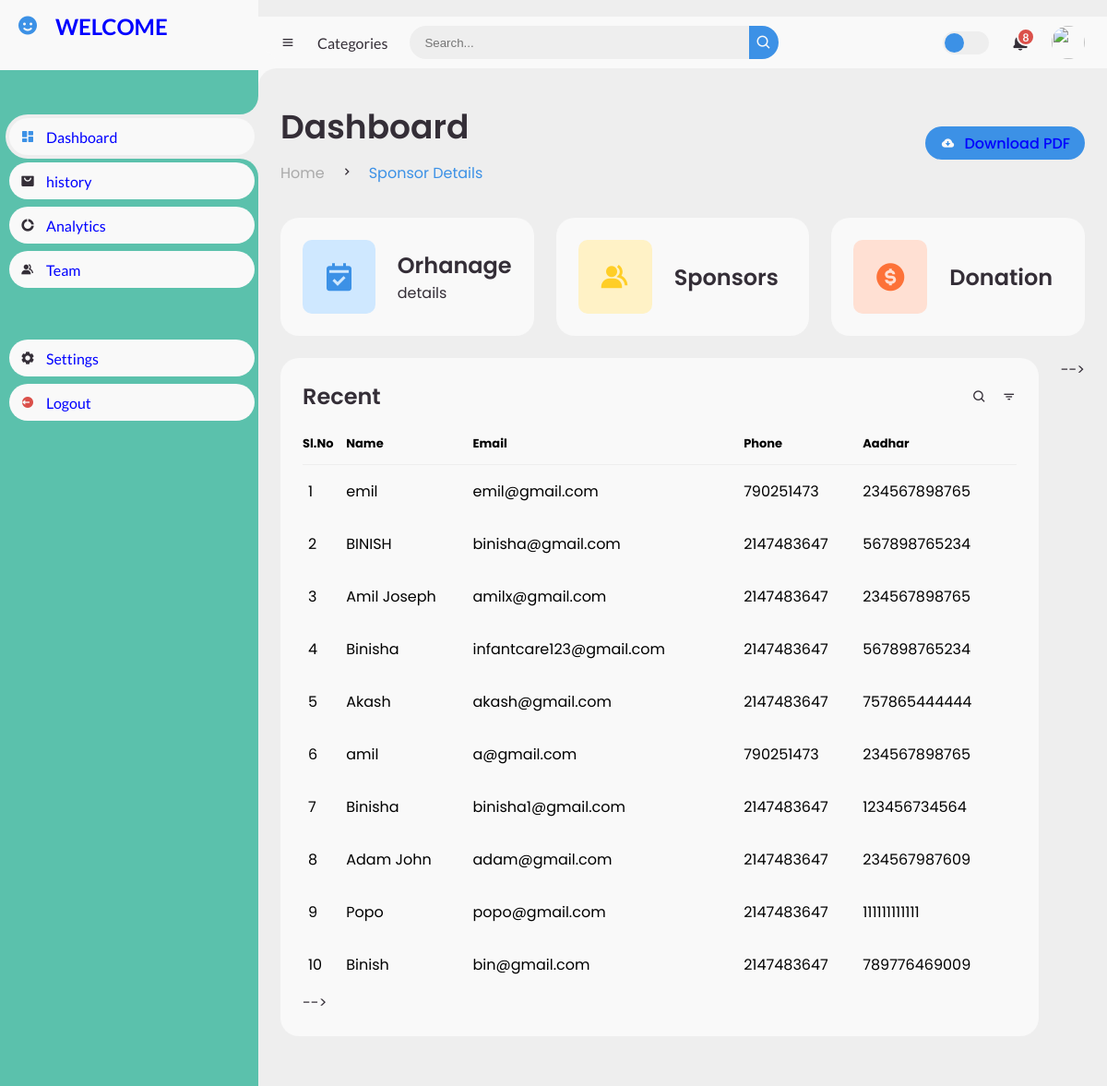
The app's page /InfantCare/admin_sponsorview.php (signed in), older data.
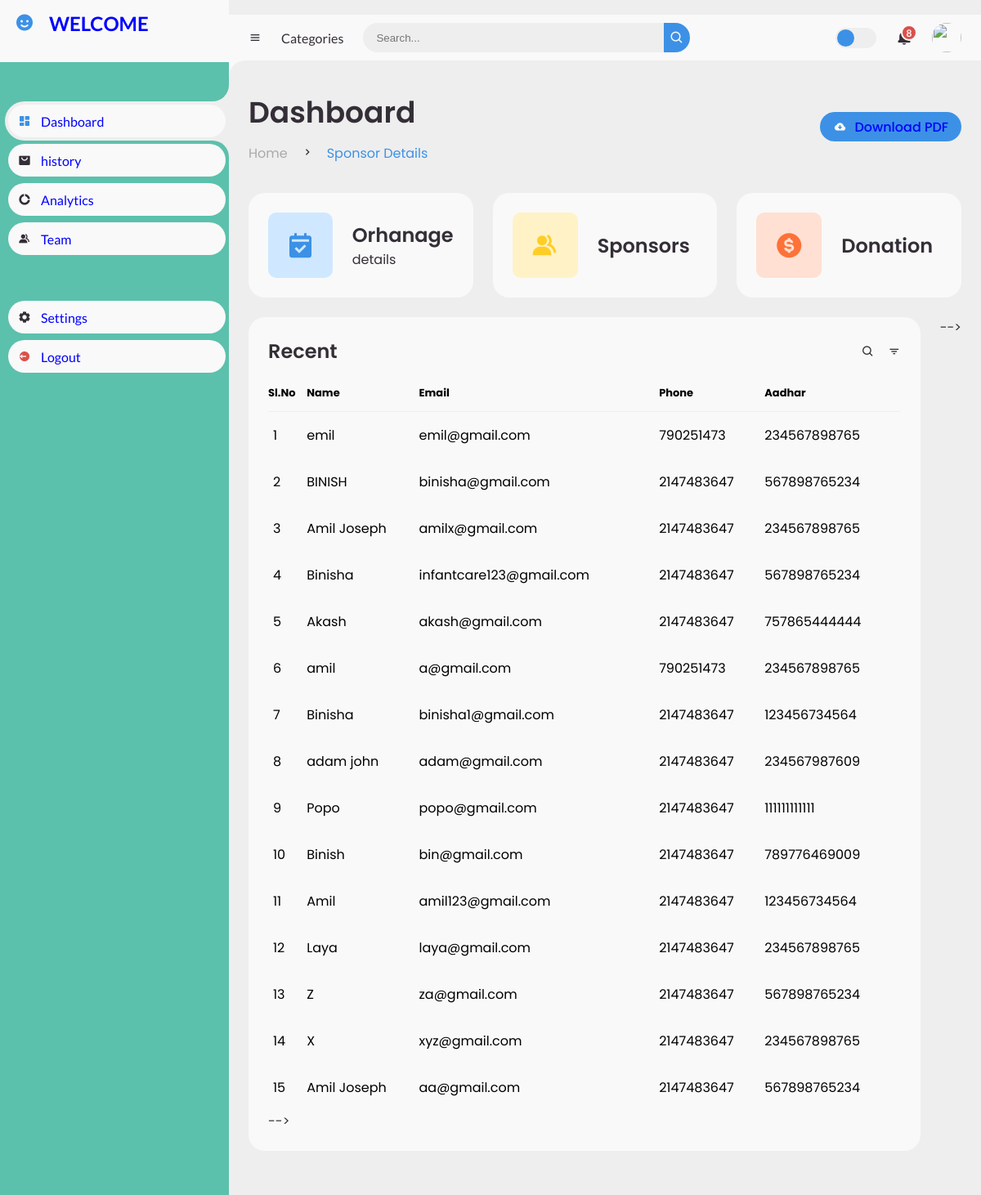
The same page, newer data.
### tables this page shows
CREATE TABLE `sponsor` (
  `s_sponsor_id` int(255) NOT NULL,
  `s_name` varchar(255) NOT NULL,
  `s_email` varchar(255) NOT NULL,
  `s_phone` int(10) NOT NULL,
  `s_aadhar` varchar(12) NOT NULL
);

### InfantCare/admin_sponsorview.php (the view, shortened to what this page needs)
	<link href='https://unpkg.com/boxicons@2.0.9/css/boxicons.min.css' rel='stylesheet'>
	<link rel="stylesheet" href="Dstyle.css">
</head>
<body>
	<section id="sidebar">
		<a href="#" class="brand">
			<i class='bx bxs-smile'></i>
			<span class="text">WELCOME</span>
		</a>
		<ul class="side-menu top">
			<li class="active">
				<a href="Dindex.php">
					<i class='bx bxs-dashboard' ></i>
					<span class="text">Dashboard</span>
				</a>
			</li>
			<li>
				<a href="#">
					<i class='bx bxs-shopping-bag-alt' ></i>
					<span class="text">history</span>
				</a>
			</li>
			<li>
				<a href="#">
					<i class='bx bxs-doughnut-chart' ></i>
					<span class="text">Analytics</span>
				</a>
			<li>
				<a href="#">
					<i class='bx bxs-group' ></i>
					<span class="text">Team</span>
				</a>
			</li>
		</ul>
		<ul class="side-menu">
			<li>
				<a href="#">
					<i class='bx bxs-cog' ></i>
					<span class="text">Settings</span>
				</a>
			</li>
			<li>
				<a href="logout.php" class="logout">
					<i class='bx bxs-log-out-circle' ></i>
					<span class="text">Logout</span>
				</a>
			</li>
		</ul>
	</section>
	<section id="content">
		<nav>
			<i class='bx bx-menu' ></i>
			<a href="#" class="nav-link">Categories</a>
			<form action="#">
				<div class="form-input">
					<input type="search" placeholder="Search...">
					<button type="submit" class="search-btn"><i class='bx bx-search' ></i></button>
				</div>
			</form>
			<label for="switch-mode" class="switch-mode"></label>
			<a href="#" class="notification">
				<span class="num">8</span>
			</a>
			<a href="#" class="profile">
				<img src="img/people.png">
			</a>
		</nav>
		<main>
			<div class="head-title">
            <div class="left">
					<h1>Dashboard</h1>
					<ul class="breadcrumb">
						<li>
							<a href="Dindex.php">Home</a>
						</li>
						<li><i class='bx bx-chevron-right' ></i></li>
						<li>
							<a class="active" href="#">Sponsor Details</a>
						</li>
					</ul>
				</div>
				<a href="#" class="btn-download">
					<i class='bx bxs-cloud-download' ></i>
					<span class="text">Download PDF</span>
				</a>
			</div>
			<ul class="box-info">
				<li>
					<i class='bx bxs-calendar-check' ></i>
					<span class="text">
						<h3>Orhanage</h3>
						<p>details</p>
					</span>
				</li>
				<li>
					<i class='bx bxs-group' ></i>
					<span class="text">
						<h3>Sponsors</h3>
					</span>
				</li>
				<li>
					<i class='bx bxs-dollar-circle' ></i>
					<span class="text">
						<h3>Donation</h3>
					</span>
				</li>
			</ul>
            <?php
                require_once 'config.php';
                $result = mysqli_query($con, "SELECT * FROM `sponsor` ") or die("error");
            ?>
			<div class="table-data">
				<div class="order">
					<div class="head">
						<h3>Recent</h3>
						<i class='bx bx-search' ></i>
						<i class='bx bx-filter' ></i>
					</div>
					<table>
						<thead>
							<tr>
                                <th>Sl.No</th>
                                <th>Name</th>
                                <th>Email</th>
                                <th>Phone</th>
                                <th>Aadhar</th>
							</tr>
						</thead>
						<tbody>
                        <?php
                            $c=0;
                            while ($row = $result->fetch_assoc()) {
                                $name=$row["s_name"];
                                $email=$row["s_email"];
                                $phone=$row["s_phone"];
                                $aadhar=$row["s_aadhar"];
                            $c++;
                        ?>
                <tr>
                    <td><?php echo $c; ?></td>
                    <td><?php echo $name; ?></td>
                    <td><?php echo $email; ?></td>
                    <td><?php echo  $phone; ?></td>
                    <td><?php echo $aadhar; ?></td>
                </tr>
                <?php
                }
                ?>
					</table> -->
				</div> -->
			</div>
		</main>
	</section>
</body>
</html> --> -->

Row changes from the older to the newer data that the page shows:
changed sponsor "adam@gmail.com": s_name "Adam John" → "adam john"
added sponsor: s_name "Amil", s_email "amil123@gmail.com", s_phone "2147483647", s_aadhar "123456734564"
added sponsor: s_name "Laya", s_email "laya@gmail.com", s_phone "2147483647", s_aadhar "234567898765"
added sponsor: s_name "Z", s_email "za@gmail.com", s_phone "2147483647", s_aadhar "567898765234"
added sponsor: s_name "X", s_email "xyz@gmail.com", s_phone "2147483647", s_aadhar "234567898765"
added sponsor: s_name "Amil Joseph", s_email "aa@gmail.com", s_phone "2147483647", s_aadhar "567898765234"
